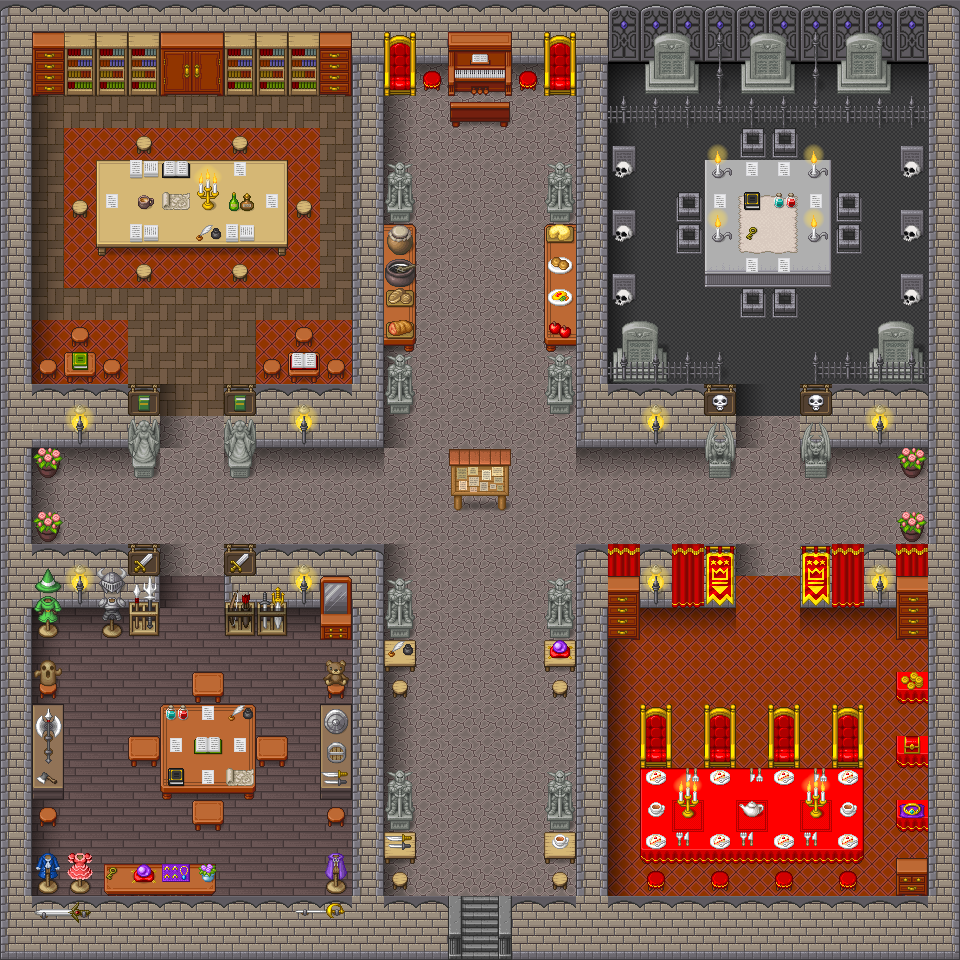

A 2D game scene composited from a Tiled map and its tileset images. What follows is a short description and the map's XML, with each tile layer's data collapsed to a summary:
An orthogonal 30x30 tile map with 32x32 px tiles, 10 tile layers (Basis, Basis2, Basis3, Tile Layer 6, ...), 2 tilesets.

<map version="1.4" tiledversion="1.4.3" orientation="orthogonal" renderorder="right-down" width="30" height="30" tilewidth="32" tileheight="32" infinite="0" nextlayerid="13" nextobjectid="1">
 <tileset firstgid="1" source="Base.tsx" />
 <tileset firstgid="1065" source="LightShadow_pipo.tsx" />
 <layer id="1" name="Basis" width="30" height="30">
  <data>[900 cells, 900 non-empty, 18 distinct tile ids]</data>
 </layer>
 <layer id="2" name="Basis2" width="30" height="30">
  <data>[900 cells, 88 non-empty, 1 distinct tile ids]</data>
 </layer>
 <layer id="3" name="Basis3" width="30" height="30">
  <data>[900 cells, 16 non-empty, 2 distinct tile ids]</data>
 </layer>
 <layer id="6" name="Tile Layer 6" width="30" height="30">
  <data>[900 cells, 90 non-empty, 21 distinct tile ids]</data>
 </layer>
 <layer id="4" name="BasisSchatten" width="30" height="30">
  <data>[900 cells, 70 non-empty, 1 distinct tile ids]</data>
 </layer>
 <layer id="5" name="Basisschattenoben" width="30" height="30">
  <data>[900 cells, 61 non-empty, 2 distinct tile ids]</data>
 </layer>
 <layer id="10" name="Tile Layer 8" width="30" height="30">
  <data>[900 cells, 136 non-empty, 50 distinct tile ids]</data>
 </layer>
 <layer id="9" name="Tile Layer 8" width="30" height="30">
  <data>[900 cells, 155 non-empty, 75 distinct tile ids]</data>
 </layer>
 <layer id="11" name="Tile Layer 9" width="30" height="30">
  <data>[900 cells, 66 non-empty, 34 distinct tile ids]</data>
 </layer>
 <layer id="12" name="Tile Layer 10" width="30" height="30">
  <data>[900 cells, 17 non-empty, 13 distinct tile ids]</data>
 </layer>
</map>
